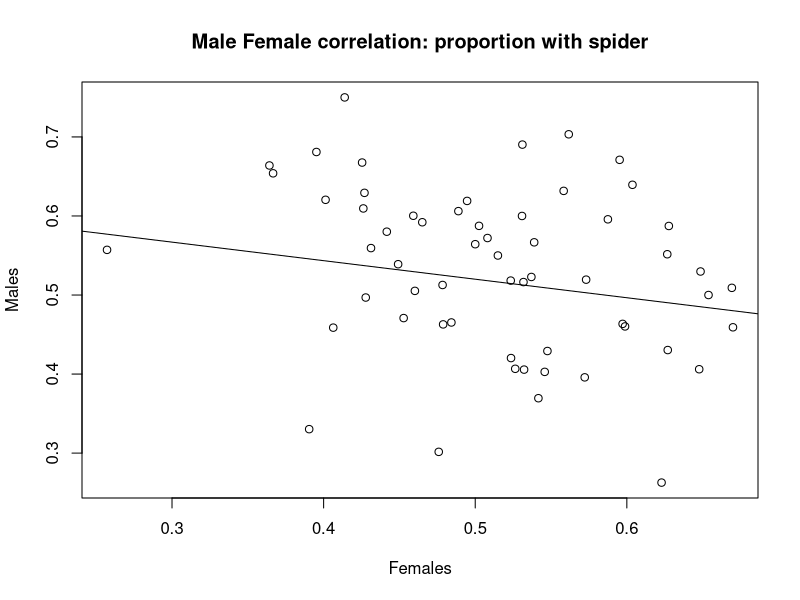

This chart was generated by the following R code: (Note: this script raises an error after producing the figure.)
#Official R-code for the perception Data:

#Packages:
library(ggplot2)
library(dplyr)
library(lme4)
library(car)
library(effects)

perception <- read.csv('Perception_all_Data.csv', h=TRUE)

#DGRP as factor
perception$DGRP <- factor(perception$DGRP)

#Average temp and humidity over three days and scaled:
perception$Avg_temp <- with(perception, (Temp_24 + Temp_48 + Temp_start)/3)

perception$Avg_hum <- with(perception, (Humidity_24 + Humidity_48 + Humidity_start)/3)

perception$Avg_BP <- with(perception, (BP_Start + BP_24 + BP_48)/3)

perception$TempScaled <- with(perception, scale(Avg_temp))

perception$HumidityScaled <- with(perception, scale(Avg_hum))

perception$BPScaled <- with(perception, scale(Avg_BP))

#Total those assorted into vials
perception$spiANDno_48 <- with(perception, Spider_48 + Not_Spider_48)

#Subsample of those with more than six total in vials
perception <- subset(perception, spiANDno_48 >= 6)

#New data frame with needed variables (and change some names):
DGRP_by_counts <- with(perception,
                       data.frame(DGRP, Sex, Spider=Spider_48,
                                  Not_spider=Not_Spider_48, Outside=Outside_48,
                                  Date=Start_date, Temp_Scaled=TempScaled, Humidity_Scaled=HumidityScaled,
                                  BP_Scaled=BPScaled, Vial_total= spiANDno_48, Number=Number))

DGRP_by_counts$proportion_spider <- with(DGRP_by_counts, Spider/Vial_total)

#Data set with all DGRP lines together into one group (by sex also): inclueds mean temperature scales (and humidity) and the mean proportion with spiders and SE

DGRP_sub <-DGRP_by_counts %>%
  group_by(DGRP, Sex) %>%
  summarise(prop_spider=mean(proportion_spider),
            Mean_temp_scaled=mean(Temp_Scaled),
            Mean_hum_scaled=mean(Humidity_Scaled),
            Mean_BP_scaled=mean(BP_Scaled),
            se =((sd(proportion_spider))/sqrt(n())))


###Sex Correlation:

with(DGRP_sub, cor(prop_spider[Sex == "Female"],prop_spider[Sex == "Male"] ))

line2 <- lm(DGRP_sub$prop_spider[DGRP_sub$Sex == "Female"] ~ DGRP_sub$prop_spider[DGRP_sub$Sex == "Male"])

with(DGRP_sub, plot(x = prop_spider[Sex == "Female"],y = prop_spider[Sex == "Male"], xlab = "Females", ylab = "Males", abline(line2), main = "Male Female correlation: proportion with spider"))


#Models: 
mod2 <- glmer(cbind(Spider, Not_spider) ~ 0+DGRP + Temp_Scaled + Humidity_Scaled + BP_Scaled + (1|Date), data = DGRP_by_counts, family = "binomial"
)
print(summary(mod2), correlation = TRUE)
Anova(mod2)
plot(allEffects(mod2))
plot(effect("DGRP", mod2), ylab = "Proportion with spider", rotx = 90)

DGRP_by_counts$proportion_spider
mod3 <- lmer(proportion_spider ~ DGRP:Sex + Sex + DGRP + Temp_Scaled + Humidity_Scaled + BP_Scaled + (1|Date), data = DGRP_by_counts)
print(summary(mod3), correlation = TRUE)
Anova(mod3)
plot(allEffects(mod3))
plot(effect("DGRP:Sex", mod3), multiline = TRUE, rotx = 90)
xx <- plot(effect("DGRP*Sex", mod3), multiline = FALSE, rotx = 90)
xx

DGRP_by_countsMALE <- subset(DGRP_by_counts, Sex == "Male")
DGRP_by_countsFEMALE <- subset(DGRP_by_counts, Sex == "Female")

mod_male <- lmer(proportion_spider ~ DGRP+ Temp_Scaled + Humidity_Scaled + BP_Scaled + (1|Date), data = DGRP_by_countsMALE)
print(summary(mod_male), correlation = TRUE)
Anova(mod_male)
plot(allEffects(mod_male))
plot(effect("DGRP", mod_male), rotx = 90, main="Male")

mod_female <- lmer(proportion_spider ~ DGRP+ Temp_Scaled + Humidity_Scaled + BP_Scaled + (1|Date), data = DGRP_by_countsFEMALE)
print(summary(mod_female), correlation = TRUE)
Anova(mod_female)
plot(allEffects(mod_female))
plot(effect("DGRP", mod_female), rotx = 90, main="Female")
